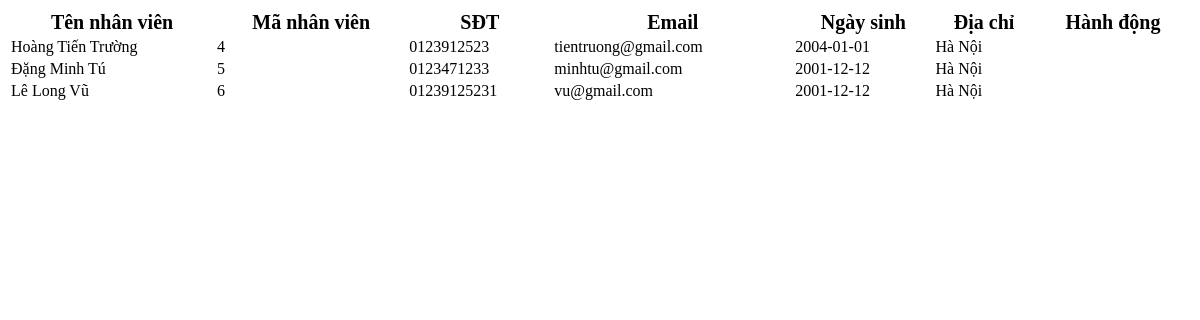
/goods/process/process_staffsearch.php, run on the app's committed database.
### tables this page shows
CREATE TABLE IF NOT EXISTS `nhan_vien` (
  `ma` int(11) NOT NULL AUTO_INCREMENT,
  `ho_ten` varchar(50) DEFAULT NULL,
  `sdt` varchar(15) DEFAULT NULL,
  `email` varchar(100) DEFAULT NULL,
  `ngay_sinh` date DEFAULT NULL,
  `dia_chi` varchar(255) DEFAULT NULL,
  `gioi_tinh` bit(1) NOT NULL,
  `luong` int(11) DEFAULT NULL,
  `id_tai_khoan` int(11) NOT NULL,
  PRIMARY KEY (`ma`),
  UNIQUE KEY `email` (`email`,`sdt`)
);

### lib_db.php (called while the page is built, shortened)
<?php
global $link;
function select_list($sql)
{
	return exec_select($sql);
}
function exec_select($sql)
{
	global $link;
	$ret = isset($ret) ? $ret : array();
	$res = $link->query($sql);
	$err = mysqli_error($link);
	if ($res) {
		while ($row = $res->fetch_array(MYSQLI_ASSOC)) {
			$ret[] = $row;
		}
	}
	return $ret;
}

### goods/process/process_staffsearch.php (the view, shortened to what this page needs)
<?php
    require_once("../../lib_db.php");
    $temp = isset($_POST['name']) ? $_POST['name'] : '';
    if(empty($temp)){
        $name = '';
    }else
    {
        $name = "where ho_ten like'%{$temp}%'";
    }
    $list = "select * from nhan_vien $name";
    $result = select_list($list);
    $output="";
    $output.="<table class='table-staff'>";
    $output.="<thead>";
    $output.="    <tr>";
    $output.="        <th>Tên nhân viên</th>";
    $output.="        <th>Mã nhân viên</th>";
    $output.="        <th>SĐT</th>";
    $output.="        <th>Email</th>";
    $output.="        <th>Ngày sinh</th>";
    $output.="        <th>Địa chỉ</th>";
    $output.="        <th>Hành động</th>";
    $output.="    </tr>";
    $output.="</thead>";
    $output.="<tbody>";
    foreach($result as $item) {
    $output.="<tr>";
    $output.="<td>". $item['ho_ten']."</td>";
    $output.="<td>". $item['ma']."</td>";
    $output.="<td>". $item['sdt']."</td>";
    $output.="<td>". $item['email']."</td>";
    $output.="<td>". $item['ngay_sinh']."</td>";
    $output.="<td>". $item['dia_chi']."</td>";
    $output.="<td>";
    $output.="<a href='staff.php?id=".$item['ma']." '><i class='bx bx-edit-alt staff-button'></i></a>";
    $output.="<a href='staff.php?id=".$item['ma']."'><i class='bx bx-trash staff-button'></i></a>";
    $output.="</td>";
    $output.="</tr>";
    }
    $output.="</tbody>";
    $output.="</table>";
    if(empty($result))
    {
        echo "<div class='staff-no'>Không có kết quả phù hợp</div>";
    }
    else
    {
        echo $output;
    }
?>
<html>
<link rel='stylesheet' href='../../assets/css/staff.css'>
</html>

### assets/css/staff.css (style rules this page uses)
.table-staff { width: 100%; }
.table-staff th { font-size: 20px; }

### data on the page
nhan_vien: ho_ten "Hoàng Tiến Trường", ma "4", sdt "0123912523", email "tientruong@gmail.com", ngay_sinh "2004-01-01", dia_chi "Hà Nội"
nhan_vien: ho_ten "Đặng Minh Tú", ma "5", sdt "0123471233", email "minhtu@gmail.com", ngay_sinh "2001-12-12", dia_chi "Hà Nội"
nhan_vien: ho_ten "Lê Long Vũ", ma "6", sdt "01239125231", email "vu@gmail.com", ngay_sinh "2001-12-12", dia_chi "Hà Nội"
